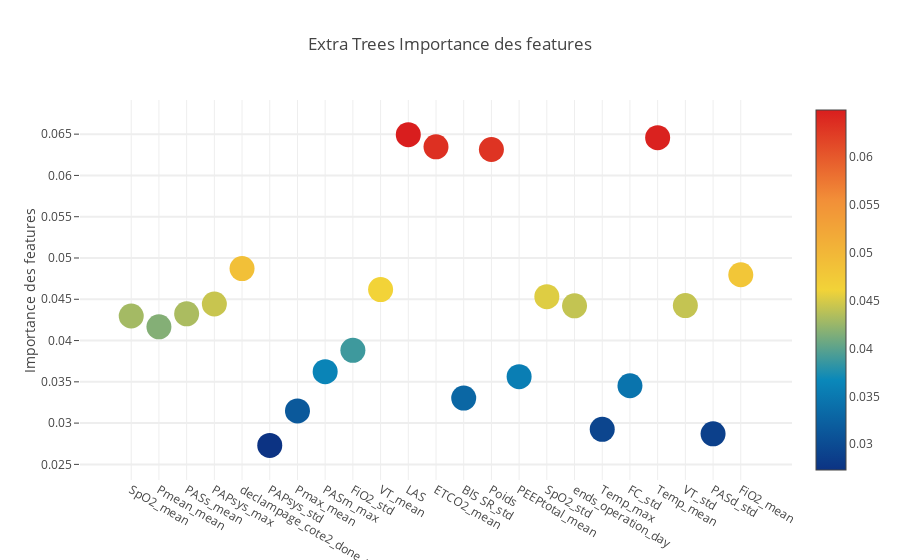

The code cell stored with this chart in its notebook:
### Code cell
trace = go.Scatter(
    y=feature_dataframe['Extra Trees Importance des features'].values,
    x=feature_dataframe['features'].values,
    mode='markers',
    marker=dict(
        sizemode='diameter',
        sizeref=1,
        size=25,
        color=feature_dataframe['Extra Trees Importance des features'].values,
        colorscale='Portland',
        showscale=True
    ),
    text=feature_dataframe['features'].values
)
data = [trace]

layout = go.Layout(
    autosize=True,
    title='Extra Trees Importance des features',
    hovermode='closest',

    yaxis=dict(
        title='Importance des features',
        ticklen=5,
        gridwidth=2
    ),
    showlegend=False
)
fig = go.Figure(data=data, layout=layout)
py.iplot(fig, filename='scatter2010')

### Figure 1 — Plotly figure (JSON) as saved in the notebook; plotly's stock layout.template omitted (floating-point values rounded to 4 significant figures)
{"data": [{"marker": {"color": [0.04297, 0.04166, 0.04324, 0.04443, 0.04872, 0.0273, 0.03147, 0.03623, 0.03882, 0.04617, 0.06494, 0.06346, 0.03303, 0.06314, 0.03562, 0.04532, 0.04421, 0.02925, 0.03453, 0.06458, 0.04424, 0.0287, 0.04797], "colorscale": "Portland", "showscale": true, "size": 25, "sizemode": "diameter", "sizeref": 1}, "mode": "markers", "text": ["SpO2_mean", "Pmean_mean", "PASs_mean", "PAPsys_max", "declampage_cote2_done_mean", "PAPsys_std", "Pmax_mean", "PASm_max", "FiO2_std", "VT_mean", "LAS", "ETCO2_mean", "BIS SR_std", "Poids", "PEEPtotal_mean", "SpO2_std", "ends_operation_day", "Temp_max", "FC_std", "Temp_mean", "VT_std", "PASd_std", "FiO2_mean"], "type": "scatter", "uid": "8e69b186-10c2-4602-add2-cdcafc70a0e0", "x": ["SpO2_mean", "Pmean_mean", "PASs_mean", "PAPsys_max", "declampage_cote2_done_mean", "PAPsys_std", "Pmax_mean", "PASm_max", "FiO2_std", "VT_mean", "LAS", "ETCO2_mean", "BIS SR_std", "Poids", "PEEPtotal_mean", "SpO2_std", "ends_operation_day", "Temp_max", "FC_std", "Temp_mean", "VT_std", "PASd_std", "FiO2_mean"], "y": [0.04297, 0.04166, 0.04324, 0.04443, 0.04872, 0.0273, 0.03147, 0.03623, 0.03882, 0.04617, 0.06494, 0.06346, 0.03303, 0.06314, 0.03562, 0.04532, 0.04421, 0.02925, 0.03453, 0.06458, 0.04424, 0.0287, 0.04797]}], "layout": {"autosize": true, "hovermode": "closest", "showlegend": false, "title": {"text": "Extra Trees Importance des features"}, "yaxis": {"gridwidth": 2, "ticklen": 5, "title": {"text": "Importance des features"}}}}
